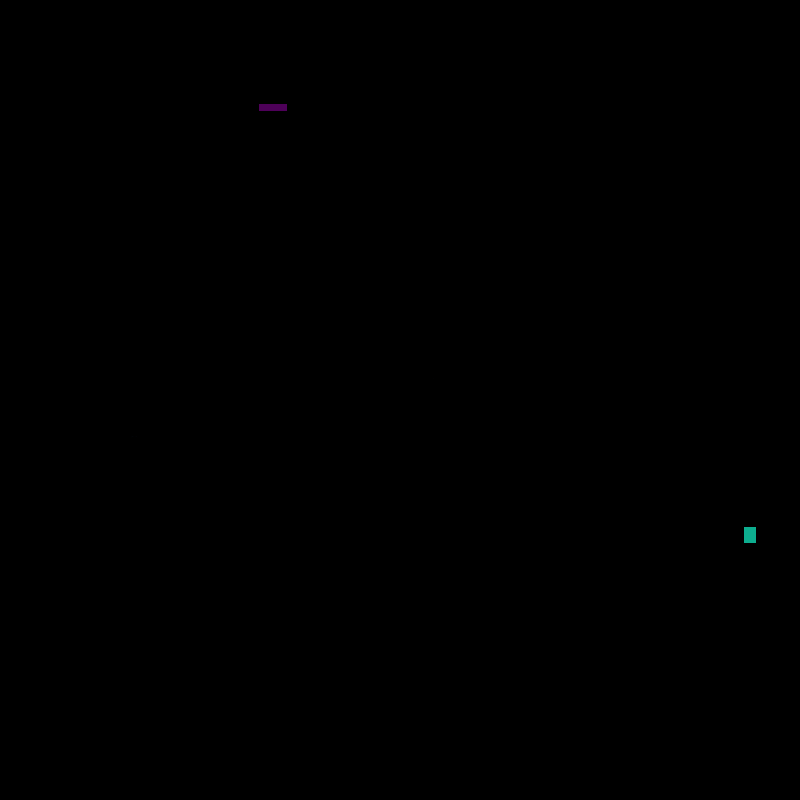
Frame 1 (no input)
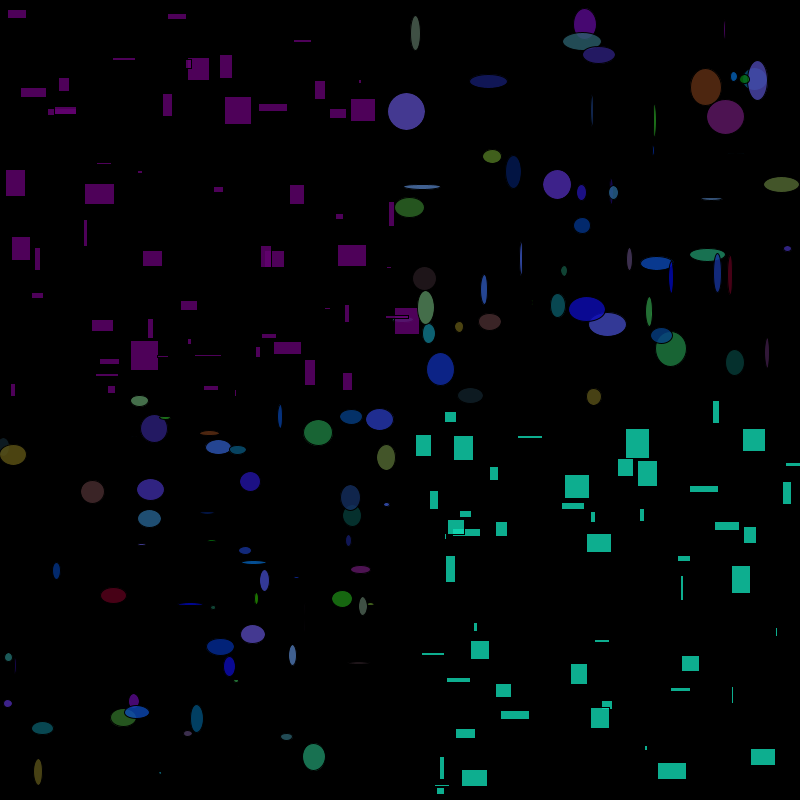
Frame 60 (the mouse pressed at the canvas centre just before this capture)
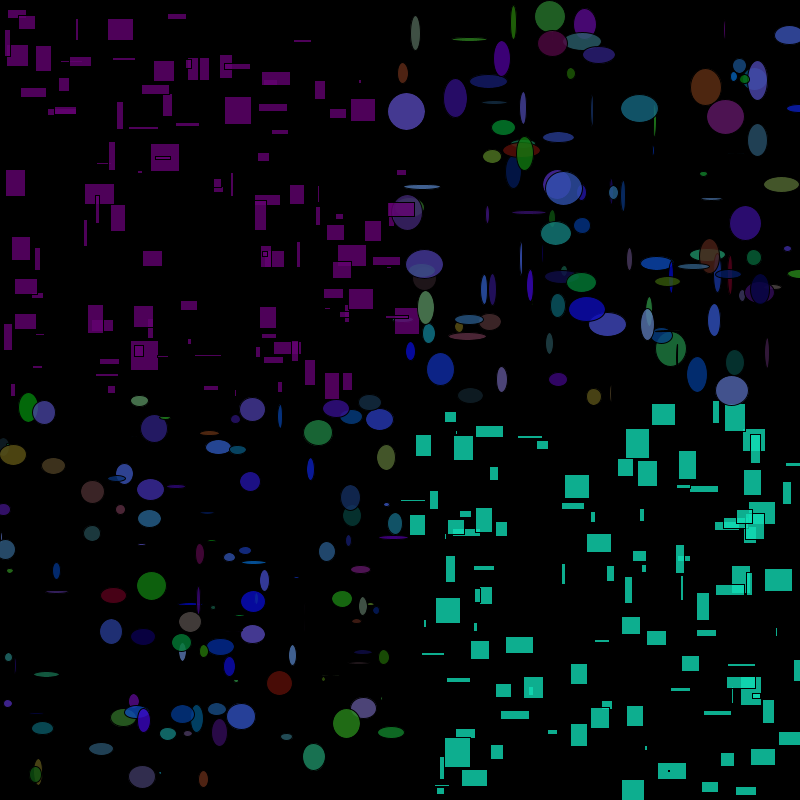
Frame 120 (the mouse held since frame 60 and released just before this capture)

The Processing sketch that drew these frames (run headless with seeded random() and noise(); from frame 60 on, the mouse is pressed at the canvas centre):

// Processing sketch: processing_168705
// ── processing_168705.pde

float a;
float b;
float c;
float d;
float e;
float f;
float g;
float h;
float i;
float j;
float k;
float l;
float x;
float y;
float z;
float m;
float n;
float o;
float p;
void setup()
{
  size(800,800);
  background(0);
  fill(255);
  line(0,100,200,100);
  line(100,0,200,100);
}
void draw()
{
a=random(width/2);
b=random(height/2);
c=random(30);
d=random(30);
fill(#640171,200);
rect(a,b,c,d);
e=random(width/2,width/1);
f=random(height/2,height/1);
g=random(30);
h=random(30);
fill(#10DEB6,200);
rect(e,f,g,h);
i=random(width/2);
j=random(height/2,height/1);
k=random(30);
l=random(30);
x=random(100);
y=random(150);
z=random(200);
fill(x,y,z,200);
ellipse(i,j,k,l);
m=random(width/2,width/1);
n=random(height/2);
o=random(40);
p=random(40);
fill(x,y,z,200);
ellipse(m,n,o,p);
}
void mousePressed()
{
fill(0);
rect(width/2,height/2,width/2,height/2);
rect(0,0,width/2,height/2);
}
  
